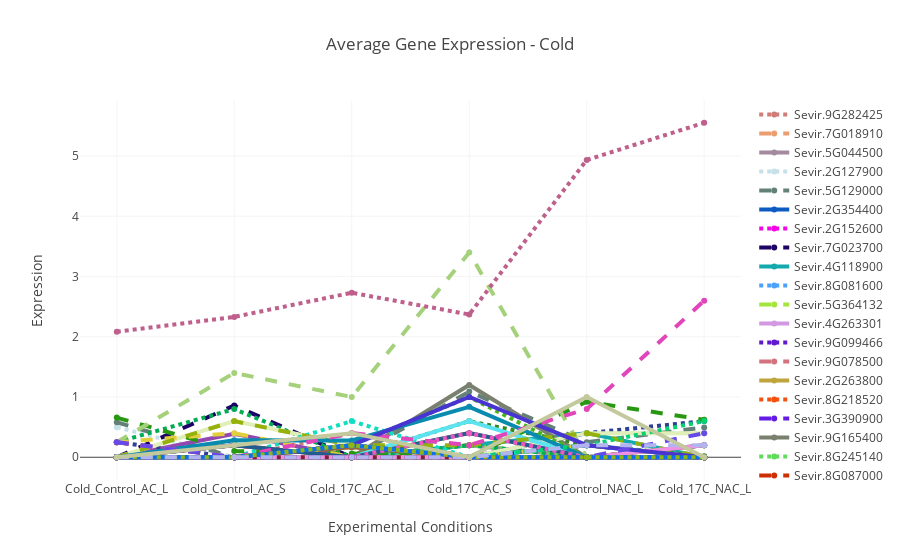
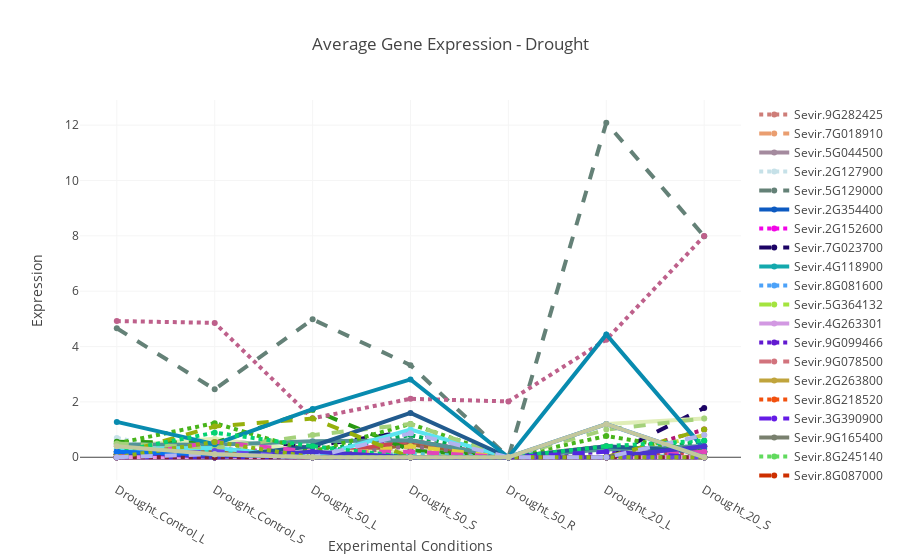
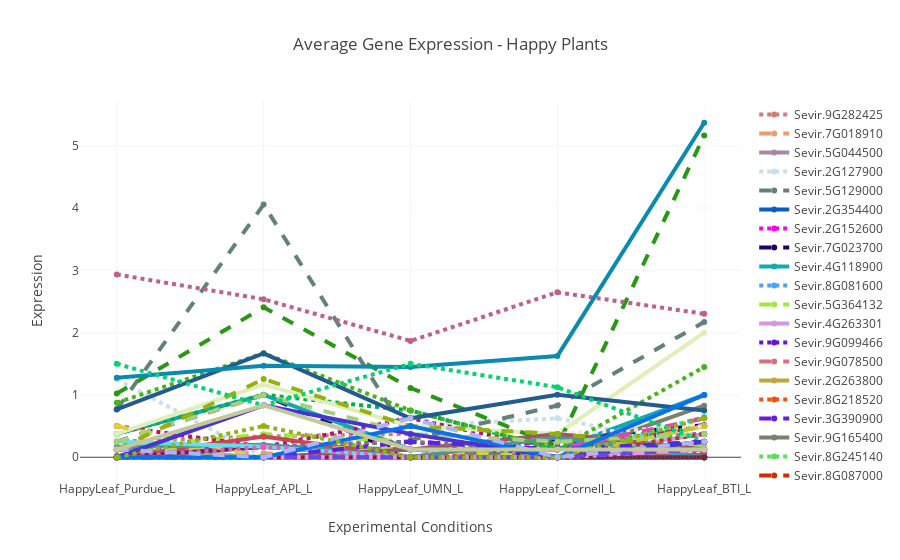
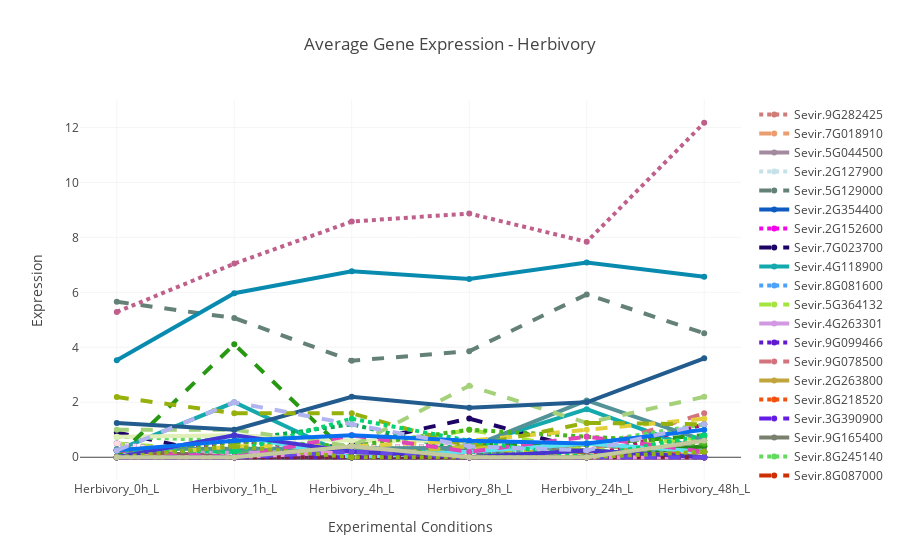

Notebook cell for these charts, in order:
### Markdown cell above
#### Drawing plot

### Code cell
#Determine plotting color schema
NUM_COLORS, LINE_STYLES, NUM_STYLES = get_plot_colors(genesToPlot)
cm = plt.get_cmap('jet')

#Print by experiment
for experiment in experiments:    
    labels=[] #this is to store your conditions, if you want them visible along the x axis, the plt.legend will use this 
    
    geneCount = 0

    trackGlobalY = [] #Keep track of the max expression (yvalue) observed so we can dynanmically change y axis
    
    globalData = []
    
    data = []
    
    #this will draw the line for each gene as the loop goes on
    for geneID in genesToPlot:
        geneCount+=1
        
        x, y = [], [] #Clear the x,y variables for plotting line

        #Get the color based on how many genes have been processed so far
        COLOR = cm(geneCount/NUM_STYLES*float(NUM_STYLES)/NUM_COLORS)
        LINE_STYLE = LINE_STYLES[geneCount%NUM_STYLES]
        
        #go through each condition, and then plot the average expression level for that condition
        for condition in meanExpressionDict[geneID][experiment].keys():            
            x.append(condition) # Add the condition name so it willl show up on the x axis

            #Now you want to append the average expression value
            averageExpressionValue = float(meanExpressionDict[geneID][experiment][condition][0])
            y.append(averageExpressionValue) #append the value
            trackGlobalY.append(averageExpressionValue) #Track all mean y variables. This way you can find the maximum and dynamically change your y axis


        #Draw the line
        #Color equals the number of genes observed and selected from our random gene array colors [above]
        linePlotData = go.Scatter(x = x, y = y, mode = 'lines+markers', name = geneID, line = dict(width = 4, dash=LINE_STYLE, color=colors[geneCount]))
        data.append(linePlotData) #add this line's information 
            
    
    # Edit the layout - including title and axis labels
    #Change grid color == xaxis/yaxis gridcolor 
    #Change background color == plot_bgcolor
    #Change title == title
    layout = dict(title = 'Average Gene Expression - %s' % experiment,
              yaxis = dict(title = 'Expression', showgrid=True, gridcolor='whitesmoke'),
              xaxis = dict(title = 'Experimental Conditions', showgrid=True, gridcolor='whitesmoke'),
              plot_bgcolor='white', dragmode='select')
    
    #Define the figure's visual layout and data, plotly wise
    fig = dict(data=data, layout=layout)
    
    #PLOT!
    iplot(fig)
